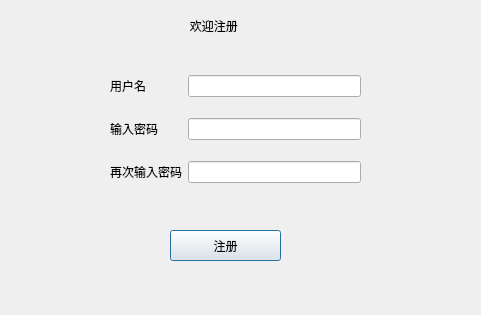
<?xml version="1.0" encoding="UTF-8"?>
<ui version="4.0">
 <class>Zhuce</class>
 <widget class="QDialog" name="Zhuce">
  <property name="geometry">
   <rect>
    <x>0</x>
    <y>0</y>
    <width>481</width>
    <height>315</height>
   </rect>
  </property>
  <property name="windowTitle">
   <string>欢迎注册</string>
  </property>
  <widget class="QPushButton" name="signin">
   <property name="geometry">
    <rect>
     <x>170</x>
     <y>230</y>
     <width>111</width>
     <height>31</height>
    </rect>
   </property>
   <property name="text">
    <string>注册</string>
   </property>
  </widget>
  <widget class="QLabel" name="zhuce_name">
   <property name="geometry">
    <rect>
     <x>160</x>
     <y>10</y>
     <width>151</width>
     <height>31</height>
    </rect>
   </property>
   <property name="text">
    <string>         欢迎注册</string>
   </property>
  </widget>
  <widget class="QWidget" name="layoutWidget">
   <property name="geometry">
    <rect>
     <x>110</x>
     <y>60</y>
     <width>251</width>
     <height>141</height>
    </rect>
   </property>
   <layout class="QGridLayout" name="gridLayout">
    <item row="0" column="0">
     <widget class="QLabel" name="user_label">
      <property name="text">
       <string>用户名</string>
      </property>
     </widget>
    </item>
    <item row="0" column="1">
     <widget class="QLineEdit" name="user_line"/>
    </item>
    <item row="1" column="0">
     <widget class="QLabel" name="key1_label">
      <property name="text">
       <string>输入密码</string>
      </property>
     </widget>
    </item>
    <item row="1" column="1">
     <widget class="QLineEdit" name="key1_line"/>
    </item>
    <item row="2" column="0">
     <widget class="QLabel" name="key2_lebel">
      <property name="text">
       <string>再次输入密码</string>
      </property>
     </widget>
    </item>
    <item row="2" column="1">
     <widget class="QLineEdit" name="key2_line"/>
    </item>
   </layout>
  </widget>
  <widget class="QLabel" name="tishikuang">
   <property name="geometry">
    <rect>
     <x>130</x>
     <y>210</y>
     <width>191</width>
     <height>20</height>
    </rect>
   </property>
   <property name="text">
    <string/>
   </property>
  </widget>
 </widget>
 <resources/>
 <connections/>
</ui>
